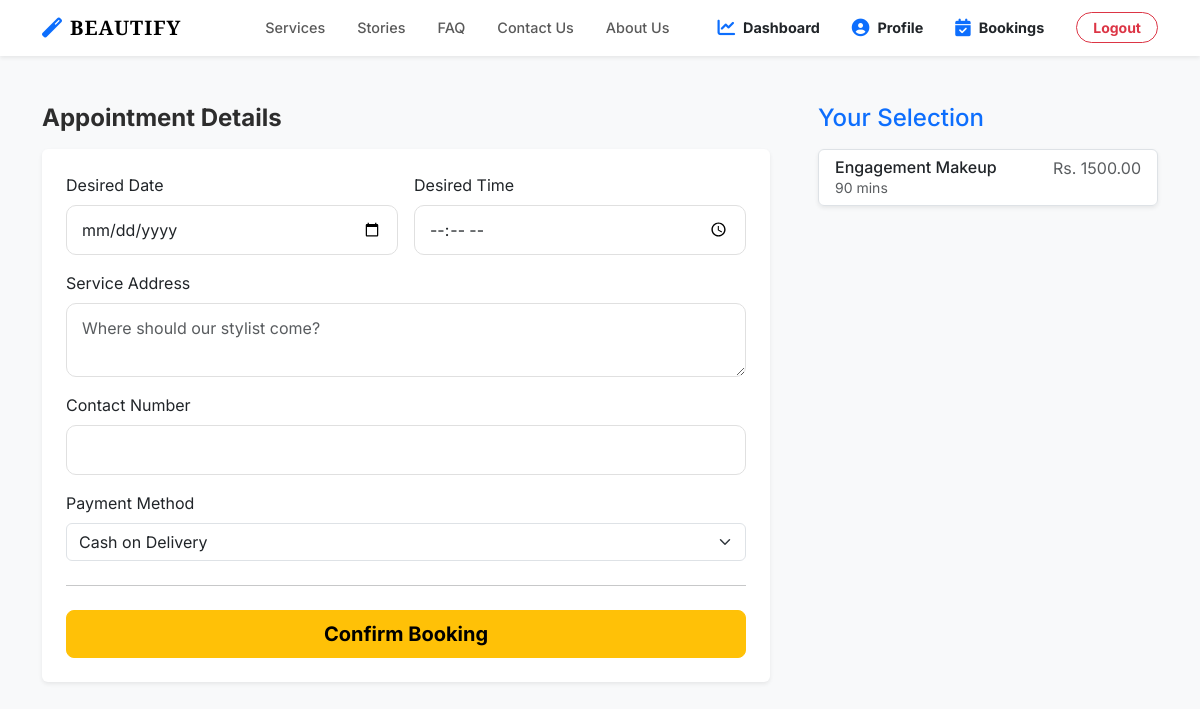
The page /book_now.php?service_id=1 (signed in) on the database its author committed.
### tables this page shows
CREATE TABLE `services` (
  `id` int(11) NOT NULL,
  `category_id` int(11) NOT NULL,
  `subcategory_id` int(11) NOT NULL,
  `service_name` varchar(150) NOT NULL,
  `gender` enum('men','women') NOT NULL,
  `price` decimal(10,2) NOT NULL,
  `duration_minutes` int(11) DEFAULT NULL,
  `description` text DEFAULT NULL,
  `image` varchar(255) DEFAULT NULL,
  `is_active` tinyint(1) DEFAULT 1,
  `created_at` timestamp NOT NULL DEFAULT current_timestamp()
);

### book_now.php (the view, shortened to what this page needs)
<?php
include('config.php');
$service_id = intval($_GET['service_id']);
$service_res = mysqli_query($conn, "SELECT * FROM services WHERE id = $service_id");
$service = mysqli_fetch_assoc($service_res);
?>
<!DOCTYPE html>
<html lang="en">
<head>
    <link href="https://cdn.jsdelivr.net/npm/bootstrap@5.3.0/dist/css/bootstrap.min.css" rel="stylesheet">
       <link href="https://cdn.jsdelivr.net/npm/bootstrap@5.3.0/dist/css/bootstrap.min.css" rel="stylesheet">
    <link rel="stylesheet" href="https://cdnjs.cloudflare.com/ajax/libs/font-awesome/6.4.0/css/all.min.css">
    <link rel="stylesheet" href="./CSS/style.css">
</head>
<body class="bg-light">
<?php include('navbar.php'); ?>
    <div class="container py-5">
        <div class="row g-5">
            <div class="col-md-4 order-md-last">
                <h4 class="d-flex justify-content-between align-items-center mb-3">
                    <span class="text-primary">Your Selection</span>
                </h4>
                <ul class="list-group mb-3 shadow-sm">
                    <li class="list-group-item d-flex justify-content-between lh-sm">
                        <div>
                            <h6 class="my-0"><?php echo $service['service_name']; ?></h6>
                            <small class="text-muted"><?php echo $service['duration_minutes']; ?> mins</small>
                        </div>
                        <span class="text-muted">Rs. <?php echo $service['price']; ?></span>
                    </li>
                </ul>
            </div>
            <div class="col-md-8">
                <h4 class="mb-3 fw-bold">Appointment Details</h4>
                <form method="POST" class="card p-4 shadow-sm border-0">
                    <div class="row g-3">
                        <div class="col-sm-6">
                            <label class="form-label">Desired Date</label>
                            <input type="date" name="appointment_date" class="form-control" required min="<?php echo date('Y-m-d'); ?>">
                        </div>
                        <div class="col-sm-6">
                            <label class="form-label">Desired Time</label>
                            <input type="time" name="appointment_time" class="form-control" required>
                        </div>
                        <div class="col-12">
                            <label class="form-label">Service Address</label>
                            <textarea name="address" class="form-control" placeholder="Where should our stylist come?" required></textarea>
                        </div>
                        <div class="col-12">
                            <label class="form-label">Contact Number</label>
                            <input type="text" name="contact" class="form-control" value="<?php echo $_SESSION['contact_number'] ?? ''; ?>" required>
                        </div>
                        <div class="col-12">
                            <label class="form-label">Payment Method</label>
                            <select name="payment_method" class="form-select" required>
                                <option value="cod">Cash on Delivery</option>
                            </select>
                        </div>
                    </div>
                    <hr class="my-4">
                    <button class="btn btn-warning btn-lg w-100 fw-bold" type="submit">Confirm Booking</button>
                </form>
            </div>
        </div>
    </div>
</body>
</html>

### CSS/style.css (style rules this page uses)
:root { --primary-color: #d4a373; --accent-color: #faedcd; --text-dark: #2d2d2d; --bg-light: #fefae0; --transition: all 0.3s ease; }
body { font-family: 'Inter', sans-serif; background-color: #fafafa; color: var(--text-dark); }
.form-control { border: 1px solid #e0e0e0; padding: 12px 15px; border-radius: 10px; transition: var(--transition); }

### rows shown on the page
services: service_name "Engagement Makeup", duration_minutes "90", price "1500.00"
